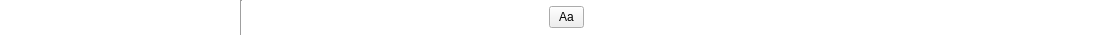
<?xml version="1.0" encoding="UTF-8"?>
<ui version="4.0">
 <class>QuickAccessBar</class>
 <widget class="QWidget" name="QuickAccessBar">
  <property name="geometry">
   <rect>
    <x>0</x>
    <y>0</y>
    <width>1100</width>
    <height>35</height>
   </rect>
  </property>
  <property name="sizePolicy">
   <sizepolicy hsizetype="Preferred" vsizetype="Preferred">
    <horstretch>0</horstretch>
    <verstretch>0</verstretch>
   </sizepolicy>
  </property>
  <property name="styleSheet">
   <string notr="true">QPushButton, QComboBox {
border-image: url(:/talipot/gui/ui/btn_26.png) 4;
border-width: 4;
padding: 0px 6px;
font-size: 12px;
}
QPushButton::flat {
border-width: 0;
background-color: transparent;
}
QPushButton, QComboBox, QLabel {
color: black;
}
QPushButton:hover, QComboBox:hover {
border-image: url(:/talipot/gui/ui/btn_26_hover.png) 4;
border-width: 4;
}
QPushButton:disabled, QComboBox::disabled {
color:gray;
}
QPushButton:pressed{
border-image: url(:/talipot/gui/ui/btn_26_pressed.png) 4;
}
QPushButton::menu-indicator{
subcontrol-origin: margin;
subcontrol-position: center right;
right: 4px;
}
QPushButton {
outline: none;
margin: 2
}
QComboBox::down-arrow {
image: url(:/talipot/gui/ui/combobox_arrow.png);
}
QComboBox:drop-down {
subcontrol-origin: padding;
subcontrol-position: top right;
border-left-style: none;
border-top-right-radius: 1px;
border-bottom-right-radius: 1px;
}
 QComboBox QAbstractItemView {
subcontrol-origin: padding;
subcontrol-position: top right;
 }
#scrollAreaWidgetContents, #SceneConfigWidget {
background-color: white;
border: 0px;
}
QScrollArea {
border: 0px;
}
QFrame[ section=&quot;true&quot; ] {
border-top: 1px solid #D9D9D9;
padding-top: 20px;
}
QFrame[ subsection = &quot;true&quot; ] {
border-top: 1px solid #D9D9D9;
padding-top: 5px;
background-color: #F4F4F4;
}
#QuickAccessBar {
background-color: rgba(255,255,255,100);
}</string>
  </property>
  <layout class="QHBoxLayout" name="horizontalLayout">
   <property name="spacing">
    <number>4</number>
   </property>
   <property name="leftMargin">
    <number>0</number>
   </property>
   <property name="topMargin">
    <number>0</number>
   </property>
   <property name="rightMargin">
    <number>0</number>
   </property>
   <property name="bottomMargin">
    <number>0</number>
   </property>
   <item>
    <widget class="QPushButton" name="screenshotButton">
     <property name="minimumSize">
      <size>
       <width>26</width>
       <height>26</height>
      </size>
     </property>
     <property name="maximumSize">
      <size>
       <width>26</width>
       <height>26</height>
      </size>
     </property>
     <property name="toolTip">
      <string>Take a snapshot</string>
     </property>
     <property name="statusTip">
      <string>Save a snapshot of the current graph into an image file</string>
     </property>
     <property name="text">
      <string/>
     </property>
     <property name="icon">
      <iconset resource="../resources/TalipotGUIResource.qrc">
       <normaloff>:/talipot/gui/icons/20/camera-photo.png</normaloff>:/talipot/gui/icons/20/camera-photo.png</iconset>
     </property>
     <property name="iconSize">
      <size>
       <width>20</width>
       <height>20</height>
      </size>
     </property>
     <property name="flat">
      <bool>true</bool>
     </property>
    </widget>
   </item>
   <item>
    <widget class="tlp::ColorButton" name="backgroundColorButton">
     <property name="minimumSize">
      <size>
       <width>26</width>
       <height>26</height>
      </size>
     </property>
     <property name="maximumSize">
      <size>
       <width>26</width>
       <height>26</height>
      </size>
     </property>
     <property name="toolTip">
      <string>Set scene background color</string>
     </property>
     <property name="text">
      <string/>
     </property>
     <property name="flat">
      <bool>true</bool>
     </property>
    </widget>
   </item>
   <item>
    <widget class="QPushButton" name="colorInterpolationToggle">
     <property name="maximumSize">
      <size>
       <width>26</width>
       <height>26</height>
      </size>
     </property>
     <property name="toolTip">
      <string>Toggle edge color interpolation</string>
     </property>
     <property name="statusTip">
      <string>Toggle interpolation on edges color between source and target node</string>
     </property>
     <property name="text">
      <string/>
     </property>
     <property name="icon">
      <iconset resource="../resources/TalipotGUIResource.qrc">
       <normaloff>:/talipot/gui/icons/20/color_interpolation_disabled.png</normaloff>
       <normalon>:/talipot/gui/icons/20/color_interpolation_enabled.png</normalon>:/talipot/gui/icons/20/color_interpolation_disabled.png</iconset>
     </property>
     <property name="iconSize">
      <size>
       <width>20</width>
       <height>20</height>
      </size>
     </property>
     <property name="checkable">
      <bool>true</bool>
     </property>
     <property name="flat">
      <bool>true</bool>
     </property>
    </widget>
   </item>
   <item>
    <widget class="QPushButton" name="sizeInterpolationToggle">
     <property name="maximumSize">
      <size>
       <width>26</width>
       <height>26</height>
      </size>
     </property>
     <property name="toolTip">
      <string>Toggle edge size interpolation</string>
     </property>
     <property name="statusTip">
      <string>Toggle interpolation on edges size between source and target node</string>
     </property>
     <property name="text">
      <string/>
     </property>
     <property name="icon">
      <iconset resource="../resources/TalipotGUIResource.qrc">
       <normaloff>:/talipot/gui/icons/20/size_interpolation_disabled.png</normaloff>
       <normalon>:/talipot/gui/icons/20/size_interpolation_enabled.png</normalon>:/talipot/gui/icons/20/size_interpolation_disabled.png</iconset>
     </property>
     <property name="iconSize">
      <size>
       <width>20</width>
       <height>20</height>
      </size>
     </property>
     <property name="checkable">
      <bool>true</bool>
     </property>
     <property name="flat">
      <bool>true</bool>
     </property>
    </widget>
   </item>
   <item>
    <widget class="QPushButton" name="showEdgesToggle">
     <property name="minimumSize">
      <size>
       <width>26</width>
       <height>26</height>
      </size>
     </property>
     <property name="maximumSize">
      <size>
       <width>26</width>
       <height>26</height>
      </size>
     </property>
     <property name="toolTip">
      <string>Show/Hide edges</string>
     </property>
     <property name="statusTip">
      <string>Toggle edges display</string>
     </property>
     <property name="text">
      <string/>
     </property>
     <property name="icon">
      <iconset resource="../resources/TalipotGUIResource.qrc">
       <normaloff>:/talipot/gui/icons/20/edges_disabled.png</normaloff>
       <normalon>:/talipot/gui/icons/20/edges_enabled.png</normalon>:/talipot/gui/icons/20/edges_disabled.png</iconset>
     </property>
     <property name="iconSize">
      <size>
       <width>20</width>
       <height>20</height>
      </size>
     </property>
     <property name="checkable">
      <bool>true</bool>
     </property>
     <property name="flat">
      <bool>true</bool>
     </property>
    </widget>
   </item>
   <item>
    <widget class="QPushButton" name="showNodesToggle">
     <property name="minimumSize">
      <size>
       <width>26</width>
       <height>26</height>
      </size>
     </property>
     <property name="maximumSize">
      <size>
       <width>26</width>
       <height>26</height>
      </size>
     </property>
     <property name="toolTip">
      <string>Show/Hide nodes</string>
     </property>
     <property name="statusTip">
      <string>Toggle nodes display</string>
     </property>
     <property name="text">
      <string/>
     </property>
     <property name="icon">
      <iconset resource="../resources/TalipotGUIResource.qrc">
       <normaloff>:/talipot/gui/icons/20/nodes_disabled.png</normaloff>
       <normalon>:/talipot/gui/icons/20/nodes_enabled.png</normalon>:/talipot/gui/icons/20/nodes_disabled.png</iconset>
     </property>
     <property name="iconSize">
      <size>
       <width>20</width>
       <height>20</height>
      </size>
     </property>
     <property name="checkable">
      <bool>true</bool>
     </property>
     <property name="flat">
      <bool>true</bool>
     </property>
    </widget>
   </item>
   <item>
    <widget class="QPushButton" name="showLabelsToggle">
     <property name="maximumSize">
      <size>
       <width>26</width>
       <height>26</height>
      </size>
     </property>
     <property name="toolTip">
      <string>Show/Hide node labels</string>
     </property>
     <property name="statusTip">
      <string>Toggle labels display</string>
     </property>
     <property name="text">
      <string/>
     </property>
     <property name="icon">
      <iconset resource="../resources/TalipotGUIResource.qrc">
       <normaloff>:/talipot/gui/icons/20/labels_disabled.png</normaloff>
       <normalon>:/talipot/gui/icons/20/labels_enabled.png</normalon>:/talipot/gui/icons/20/labels_disabled.png</iconset>
     </property>
     <property name="iconSize">
      <size>
       <width>20</width>
       <height>20</height>
      </size>
     </property>
     <property name="checkable">
      <bool>true</bool>
     </property>
     <property name="flat">
      <bool>true</bool>
     </property>
    </widget>
   </item>
   <item>
    <widget class="QPushButton" name="labelsScaledToggle">
     <property name="maximumSize">
      <size>
       <width>26</width>
       <height>26</height>
      </size>
     </property>
     <property name="toolTip">
      <string>Labels size fit or not to nodes size</string>
     </property>
     <property name="statusTip">
      <string>Labels size fit or not to nodes size</string>
     </property>
     <property name="text">
      <string/>
     </property>
     <property name="icon">
      <iconset resource="../resources/TalipotGUIResource.qrc">
       <normaloff>:/talipot/gui/icons/20/labels_scaled_disabled.png</normaloff>
       <normalon>:/talipot/gui/icons/20/labels_scaled_enabled.png</normalon>:/talipot/gui/icons/20/labels_scaled_disabled.png</iconset>
     </property>
     <property name="iconSize">
      <size>
       <width>20</width>
       <height>20</height>
      </size>
     </property>
     <property name="checkable">
      <bool>true</bool>
     </property>
     <property name="flat">
      <bool>true</bool>
     </property>
    </widget>
   </item>
   <item>
    <widget class="Line" name="sep3">
     <property name="orientation">
      <enum>Qt::Vertical</enum>
     </property>
    </widget>
   </item>
   <item>
    <widget class="tlp::ChooseColorButton" name="nodeColorButton">
     <property name="minimumSize">
      <size>
       <width>26</width>
       <height>26</height>
      </size>
     </property>
     <property name="maximumSize">
      <size>
       <width>26</width>
       <height>26</height>
      </size>
     </property>
     <property name="toolTip">
      <string>Set color of selected nodes if any, of all nodes if not</string>
     </property>
     <property name="text">
      <string/>
     </property>
     <property name="icon">
      <iconset resource="../resources/TalipotGUIResource.qrc">
       <normaloff>:/talipot/gui/icons/20/set_node_color.png</normaloff>:/talipot/gui/icons/20/set_node_color.png</iconset>
     </property>
     <property name="iconSize">
      <size>
       <width>20</width>
       <height>20</height>
      </size>
     </property>
     <property name="flat">
      <bool>true</bool>
     </property>
    </widget>
   </item>
   <item>
    <widget class="tlp::ChooseColorButton" name="edgeColorButton">
     <property name="minimumSize">
      <size>
       <width>26</width>
       <height>26</height>
      </size>
     </property>
     <property name="maximumSize">
      <size>
       <width>26</width>
       <height>26</height>
      </size>
     </property>
     <property name="toolTip">
      <string>Set color of selected edges if any, of all edges if not</string>
     </property>
     <property name="text">
      <string/>
     </property>
     <property name="icon">
      <iconset resource="../resources/TalipotGUIResource.qrc">
       <normaloff>:/talipot/gui/icons/20/set_edge_color.png</normaloff>:/talipot/gui/icons/20/set_edge_color.png</iconset>
     </property>
     <property name="iconSize">
      <size>
       <width>20</width>
       <height>20</height>
      </size>
     </property>
     <property name="flat">
      <bool>true</bool>
     </property>
    </widget>
   </item>
   <item>
    <widget class="tlp::ChooseColorButton" name="nodeBorderColorButton">
     <property name="minimumSize">
      <size>
       <width>26</width>
       <height>26</height>
      </size>
     </property>
     <property name="maximumSize">
      <size>
       <width>26</width>
       <height>26</height>
      </size>
     </property>
     <property name="toolTip">
      <string>Set border color of selected nodes if any, of all nodes if not</string>
     </property>
     <property name="text">
      <string/>
     </property>
     <property name="icon">
      <iconset resource="../resources/TalipotGUIResource.qrc">
       <normaloff>:/talipot/gui/icons/20/set_node_border_color.png</normaloff>:/talipot/gui/icons/20/set_node_border_color.png</iconset>
     </property>
     <property name="iconSize">
      <size>
       <width>20</width>
       <height>20</height>
      </size>
     </property>
     <property name="flat">
      <bool>true</bool>
     </property>
    </widget>
   </item>
   <item>
    <widget class="tlp::ChooseColorButton" name="edgeBorderColorButton">
     <property name="minimumSize">
      <size>
       <width>26</width>
       <height>26</height>
      </size>
     </property>
     <property name="maximumSize">
      <size>
       <width>26</width>
       <height>26</height>
      </size>
     </property>
     <property name="toolTip">
      <string>Set border color of selected edges if any, of all edges if not</string>
     </property>
     <property name="text">
      <string/>
     </property>
     <property name="icon">
      <iconset resource="../resources/TalipotGUIResource.qrc">
       <normaloff>:/talipot/gui/icons/20/set_edge_border_color.png</normaloff>:/talipot/gui/icons/20/set_edge_border_color.png</iconset>
     </property>
     <property name="iconSize">
      <size>
       <width>20</width>
       <height>20</height>
      </size>
     </property>
     <property name="flat">
      <bool>true</bool>
     </property>
    </widget>
   </item>
   <item>
    <widget class="QPushButton" name="nodeShapeButton">
     <property name="minimumSize">
      <size>
       <width>26</width>
       <height>26</height>
      </size>
     </property>
     <property name="maximumSize">
      <size>
       <width>26</width>
       <height>26</height>
      </size>
     </property>
     <property name="toolTip">
      <string>Set shape of selected nodes if any, of all nodes if not</string>
     </property>
     <property name="text">
      <string/>
     </property>
     <property name="icon">
      <iconset resource="../resources/TalipotGUIResource.qrc">
       <normaloff>:/talipot/gui/icons/20/set_node_shape.png</normaloff>:/talipot/gui/icons/20/set_node_shape.png</iconset>
     </property>
     <property name="iconSize">
      <size>
       <width>20</width>
       <height>20</height>
      </size>
     </property>
     <property name="flat">
      <bool>true</bool>
     </property>
    </widget>
   </item>
   <item>
    <widget class="QPushButton" name="edgeShapeButton">
     <property name="minimumSize">
      <size>
       <width>26</width>
       <height>26</height>
      </size>
     </property>
     <property name="maximumSize">
      <size>
       <width>26</width>
       <height>26</height>
      </size>
     </property>
     <property name="toolTip">
      <string>Set shape of selected edges if any, of all edges if not</string>
     </property>
     <property name="text">
      <string/>
     </property>
     <property name="icon">
      <iconset resource="../resources/TalipotGUIResource.qrc">
       <normaloff>:/talipot/gui/icons/20/set_edge_shape.png</normaloff>:/talipot/gui/icons/20/set_edge_shape.png</iconset>
     </property>
     <property name="iconSize">
      <size>
       <width>20</width>
       <height>20</height>
      </size>
     </property>
     <property name="flat">
      <bool>true</bool>
     </property>
    </widget>
   </item>
   <item>
    <widget class="QPushButton" name="nodeSizeButton">
     <property name="minimumSize">
      <size>
       <width>26</width>
       <height>26</height>
      </size>
     </property>
     <property name="maximumSize">
      <size>
       <width>26</width>
       <height>26</height>
      </size>
     </property>
     <property name="toolTip">
      <string>Set size of selected nodes if any, of all nodes if not</string>
     </property>
     <property name="text">
      <string/>
     </property>
     <property name="icon">
      <iconset resource="../resources/TalipotGUIResource.qrc">
       <normaloff>:/talipot/gui/icons/20/set_node_size.png</normaloff>:/talipot/gui/icons/20/set_node_size.png</iconset>
     </property>
     <property name="iconSize">
      <size>
       <width>20</width>
       <height>20</height>
      </size>
     </property>
     <property name="flat">
      <bool>true</bool>
     </property>
    </widget>
   </item>
   <item>
    <widget class="QPushButton" name="edgeSizeButton">
     <property name="minimumSize">
      <size>
       <width>26</width>
       <height>26</height>
      </size>
     </property>
     <property name="maximumSize">
      <size>
       <width>26</width>
       <height>26</height>
      </size>
     </property>
     <property name="toolTip">
      <string>Set size of selected edges if any, of all edges if not</string>
     </property>
     <property name="text">
      <string/>
     </property>
     <property name="icon">
      <iconset resource="../resources/TalipotGUIResource.qrc">
       <normaloff>:/talipot/gui/icons/20/set_edge_size.png</normaloff>:/talipot/gui/icons/20/set_edge_size.png</iconset>
     </property>
     <property name="iconSize">
      <size>
       <width>20</width>
       <height>20</height>
      </size>
     </property>
     <property name="flat">
      <bool>true</bool>
     </property>
    </widget>
   </item>
   <item>
    <widget class="tlp::ChooseColorButton" name="labelColorButton">
     <property name="minimumSize">
      <size>
       <width>26</width>
       <height>26</height>
      </size>
     </property>
     <property name="maximumSize">
      <size>
       <width>26</width>
       <height>26</height>
      </size>
     </property>
     <property name="toolTip">
      <string>Set label color of selected elements if any, of all elements if not</string>
     </property>
     <property name="text">
      <string/>
     </property>
     <property name="icon">
      <iconset resource="../resources/TalipotGUIResource.qrc">
       <normaloff>:/talipot/gui/icons/20/set_label_color.png</normaloff>:/talipot/gui/icons/20/set_label_color.png</iconset>
     </property>
     <property name="iconSize">
      <size>
       <width>20</width>
       <height>20</height>
      </size>
     </property>
     <property name="flat">
      <bool>true</bool>
     </property>
    </widget>
   </item>
   <item>
    <widget class="QPushButton" name="labelPositionButton">
     <property name="minimumSize">
      <size>
       <width>26</width>
       <height>26</height>
      </size>
     </property>
     <property name="maximumSize">
      <size>
       <width>26</width>
       <height>26</height>
      </size>
     </property>
     <property name="toolTip">
      <string>Set label position of selected nodes if any, of all nodes if not</string>
     </property>
     <property name="text">
      <string/>
     </property>
     <property name="icon">
      <iconset resource="../resources/TalipotGUIResource.qrc">
       <normaloff>:/talipot/gui/icons/20/set_label_position.png</normaloff>:/talipot/gui/icons/20/set_label_position.png</iconset>
     </property>
     <property name="iconSize">
      <size>
       <width>20</width>
       <height>20</height>
      </size>
     </property>
     <property name="flat">
      <bool>true</bool>
     </property>
    </widget>
   </item>
   <item>
    <widget class="QPushButton" name="fontButton">
     <property name="sizePolicy">
      <sizepolicy hsizetype="Preferred" vsizetype="Fixed">
       <horstretch>0</horstretch>
       <verstretch>0</verstretch>
      </sizepolicy>
     </property>
     <property name="maximumSize">
      <size>
       <width>200</width>
       <height>16777215</height>
      </size>
     </property>
     <property name="toolTip">
      <string>Set font of elements labels</string>
     </property>
     <property name="statusTip">
      <string>Change font for labels</string>
     </property>
     <property name="text">
      <string>Aa</string>
     </property>
    </widget>
   </item>
   <item>
    <spacer name="horizontalSpacer">
     <property name="orientation">
      <enum>Qt::Horizontal</enum>
     </property>
     <property name="sizeHint" stdset="0">
      <size>
       <width>40</width>
       <height>20</height>
      </size>
     </property>
    </spacer>
   </item>
   <item>
    <widget class="QPushButton" name="edgesColorCaptionButton">
     <property name="minimumSize">
      <size>
       <width>26</width>
       <height>26</height>
      </size>
     </property>
     <property name="maximumSize">
      <size>
       <width>26</width>
       <height>26</height>
      </size>
     </property>
     <property name="toolTip">
      <string>Show/Hide the caption of the edges color metric mapping</string>
     </property>
     <property name="statusTip">
      <string>Show/Hide edges color caption</string>
     </property>
     <property name="text">
      <string/>
     </property>
     <property name="icon">
      <iconset resource="../resources/TalipotGUIResource.qrc">
       <normaloff>:/talipot/gui/icons/20/edge_color_interpolation.png</normaloff>:/talipot/gui/icons/20/edge_color_interpolation.png</iconset>
     </property>
     <property name="iconSize">
      <size>
       <width>20</width>
       <height>20</height>
      </size>
     </property>
     <property name="checkable">
      <bool>true</bool>
     </property>
     <property name="flat">
      <bool>true</bool>
     </property>
    </widget>
   </item>
   <item>
    <widget class="QPushButton" name="nodesColorCaptionButton">
     <property name="minimumSize">
      <size>
       <width>26</width>
       <height>26</height>
      </size>
     </property>
     <property name="maximumSize">
      <size>
       <width>26</width>
       <height>26</height>
      </size>
     </property>
     <property name="toolTip">
      <string>Show/Hide the caption of the nodes color metric mapping</string>
     </property>
     <property name="statusTip">
      <string>Show/Hide nodes color caption</string>
     </property>
     <property name="text">
      <string/>
     </property>
     <property name="icon">
      <iconset resource="../resources/TalipotGUIResource.qrc">
       <normaloff>:/talipot/gui/icons/20/node_color_interpolation.png</normaloff>:/talipot/gui/icons/20/node_color_interpolation.png</iconset>
     </property>
     <property name="iconSize">
      <size>
       <width>20</width>
       <height>20</height>
      </size>
     </property>
     <property name="checkable">
      <bool>true</bool>
     </property>
     <property name="flat">
      <bool>true</bool>
     </property>
    </widget>
   </item>
   <item>
    <widget class="QPushButton" name="nodesSizeCaptionButton">
     <property name="minimumSize">
      <size>
       <width>26</width>
       <height>26</height>
      </size>
     </property>
     <property name="maximumSize">
      <size>
       <width>26</width>
       <height>26</height>
      </size>
     </property>
     <property name="toolTip">
      <string>Show/Hide the caption of the nodes size metric mapping</string>
     </property>
     <property name="statusTip">
      <string>Show/Hide nodes size caption</string>
     </property>
     <property name="text">
      <string/>
     </property>
     <property name="icon">
      <iconset resource="../resources/TalipotGUIResource.qrc">
       <normaloff>:/talipot/gui/icons/20/node_size_interpolation.png</normaloff>:/talipot/gui/icons/20/node_size_interpolation.png</iconset>
     </property>
     <property name="iconSize">
      <size>
       <width>20</width>
       <height>20</height>
      </size>
     </property>
     <property name="checkable">
      <bool>true</bool>
     </property>
     <property name="flat">
      <bool>true</bool>
     </property>
    </widget>
   </item>
   <item>
    <widget class="QPushButton" name="edgesSizeCaptionButton">
     <property name="minimumSize">
      <size>
       <width>26</width>
       <height>26</height>
      </size>
     </property>
     <property name="maximumSize">
      <size>
       <width>26</width>
       <height>26</height>
      </size>
     </property>
     <property name="toolTip">
      <string>Show/Hide the caption of the edges size metric mapping</string>
     </property>
     <property name="statusTip">
      <string>Show/Hide edges size caption</string>
     </property>
     <property name="text">
      <string/>
     </property>
     <property name="icon">
      <iconset resource="../resources/TalipotGUIResource.qrc">
       <normaloff>:/talipot/gui/icons/20/edge_size_interpolation.png</normaloff>:/talipot/gui/icons/20/edge_size_interpolation.png</iconset>
     </property>
     <property name="iconSize">
      <size>
       <width>20</width>
       <height>20</height>
      </size>
     </property>
     <property name="checkable">
      <bool>true</bool>
     </property>
     <property name="flat">
      <bool>true</bool>
     </property>
    </widget>
   </item>
  </layout>
 </widget>
 <customwidgets>
  <customwidget>
   <class>tlp::ColorButton</class>
   <extends>QPushButton</extends>
   <header location="global">talipot/ColorButton.h</header>
   <slots>
    <signal>colorChanged(QColor)</signal>
   </slots>
  </customwidget>
  <customwidget>
   <class>tlp::ChooseColorButton</class>
   <extends>QPushButton</extends>
   <header location="global">talipot/ColorButton.h</header>
   <slots>
    <signal>colorChanged(QColor)</signal>
   </slots>
  </customwidget>
 </customwidgets>
 <resources>
  <include location="../resources/TalipotGUIResource.qrc"/>
 </resources>
 <connections>
  <connection>
   <sender>backgroundColorButton</sender>
   <signal>colorChanged(QColor)</signal>
   <receiver>QuickAccessBar</receiver>
   <slot>setBackgroundColor(QColor)</slot>
   <hints>
    <hint type="sourcelabel">
     <x>51</x>
     <y>16</y>
    </hint>
    <hint type="destinationlabel">
     <x>549</x>
     <y>17</y>
    </hint>
   </hints>
  </connection>
  <connection>
   <sender>colorInterpolationToggle</sender>
   <signal>clicked(bool)</signal>
   <receiver>QuickAccessBar</receiver>
   <slot>setColorInterpolation(bool)</slot>
   <hints>
    <hint type="sourcelabel">
     <x>130</x>
     <y>16</y>
    </hint>
    <hint type="destinationlabel">
     <x>549</x>
     <y>17</y>
    </hint>
   </hints>
  </connection>
  <connection>
   <sender>sizeInterpolationToggle</sender>
   <signal>clicked(bool)</signal>
   <receiver>QuickAccessBar</receiver>
   <slot>setSizeInterpolation(bool)</slot>
   <hints>
    <hint type="sourcelabel">
     <x>130</x>
     <y>16</y>
    </hint>
    <hint type="destinationlabel">
     <x>549</x>
     <y>17</y>
    </hint>
   </hints>
  </connection>
  <connection>
   <sender>labelColorButton</sender>
   <signal>colorChanged(QColor)</signal>
   <receiver>QuickAccessBar</receiver>
   <slot>setLabelColor(QColor)</slot>
   <hints>
    <hint type="sourcelabel">
     <x>404</x>
     <y>16</y>
    </hint>
    <hint type="destinationlabel">
     <x>549</x>
     <y>17</y>
    </hint>
   </hints>
  </connection>
  <connection>
   <sender>nodesColorCaptionButton</sender>
   <signal>clicked(bool)</signal>
   <receiver>QuickAccessBar</receiver>
   <slot>showHideNodesColorCaption(bool)</slot>
   <hints>
    <hint type="sourcelabel">
     <x>15</x>
     <y>16</y>
    </hint>
    <hint type="destinationlabel">
     <x>549</x>
     <y>17</y>
    </hint>
   </hints>
  </connection>
  <connection>
   <sender>nodesSizeCaptionButton</sender>
   <signal>clicked(bool)</signal>
   <receiver>QuickAccessBar</receiver>
   <slot>showHideNodesSizeCaption(bool)</slot>
   <hints>
    <hint type="sourcelabel">
     <x>15</x>
     <y>16</y>
    </hint>
    <hint type="destinationlabel">
     <x>549</x>
     <y>17</y>
    </hint>
   </hints>
  </connection>
  <connection>
   <sender>edgesColorCaptionButton</sender>
   <signal>clicked(bool)</signal>
   <receiver>QuickAccessBar</receiver>
   <slot>showHideEdgesColorCaption(bool)</slot>
   <hints>
    <hint type="sourcelabel">
     <x>15</x>
     <y>16</y>
    </hint>
    <hint type="destinationlabel">
     <x>549</x>
     <y>17</y>
    </hint>
   </hints>
  </connection>
  <connection>
   <sender>edgesSizeCaptionButton</sender>
   <signal>clicked(bool)</signal>
   <receiver>QuickAccessBar</receiver>
   <slot>showHideEdgesSizeCaption(bool)</slot>
   <hints>
    <hint type="sourcelabel">
     <x>15</x>
     <y>16</y>
    </hint>
    <hint type="destinationlabel">
     <x>549</x>
     <y>17</y>
    </hint>
   </hints>
  </connection>
  <connection>
   <sender>showEdgesToggle</sender>
   <signal>clicked(bool)</signal>
   <receiver>QuickAccessBar</receiver>
   <slot>setEdgesVisible(bool)</slot>
   <hints>
    <hint type="sourcelabel">
     <x>166</x>
     <y>16</y>
    </hint>
    <hint type="destinationlabel">
     <x>549</x>
     <y>17</y>
    </hint>
   </hints>
  </connection>
  <connection>
   <sender>showLabelsToggle</sender>
   <signal>clicked(bool)</signal>
   <receiver>QuickAccessBar</receiver>
   <slot>setLabelsVisible(bool)</slot>
   <hints>
    <hint type="sourcelabel">
     <x>440</x>
     <y>16</y>
    </hint>
    <hint type="destinationlabel">
     <x>549</x>
     <y>17</y>
    </hint>
   </hints>
  </connection>
  <connection>
   <sender>labelsScaledToggle</sender>
   <signal>clicked(bool)</signal>
   <receiver>QuickAccessBar</receiver>
   <slot>setLabelsScaled(bool)</slot>
   <hints>
    <hint type="sourcelabel">
     <x>440</x>
     <y>16</y>
    </hint>
    <hint type="destinationlabel">
     <x>549</x>
     <y>17</y>
    </hint>
   </hints>
  </connection>
  <connection>
   <sender>fontButton</sender>
   <signal>clicked()</signal>
   <receiver>QuickAccessBar</receiver>
   <slot>selectFont()</slot>
   <hints>
    <hint type="sourcelabel">
     <x>605</x>
     <y>16</y>
    </hint>
    <hint type="destinationlabel">
     <x>549</x>
     <y>17</y>
    </hint>
   </hints>
  </connection>
  <connection>
   <sender>screenshotButton</sender>
   <signal>clicked()</signal>
   <receiver>QuickAccessBar</receiver>
   <slot>takeSnapshot()</slot>
   <hints>
    <hint type="sourcelabel">
     <x>15</x>
     <y>16</y>
    </hint>
    <hint type="destinationlabel">
     <x>549</x>
     <y>17</y>
    </hint>
   </hints>
  </connection>
  <connection>
   <sender>nodeColorButton</sender>
   <signal>colorChanged(QColor)</signal>
   <receiver>QuickAccessBar</receiver>
   <slot>setNodeColor(QColor)</slot>
   <hints>
    <hint type="sourcelabel">
     <x>353</x>
     <y>16</y>
    </hint>
    <hint type="destinationlabel">
     <x>549</x>
     <y>17</y>
    </hint>
   </hints>
  </connection>
  <connection>
   <sender>edgeColorButton</sender>
   <signal>colorChanged(QColor)</signal>
   <receiver>QuickAccessBar</receiver>
   <slot>setEdgeColor(QColor)</slot>
   <hints>
    <hint type="sourcelabel">
     <x>353</x>
     <y>16</y>
    </hint>
    <hint type="destinationlabel">
     <x>549</x>
     <y>17</y>
    </hint>
   </hints>
  </connection>
  <connection>
   <sender>nodeBorderColorButton</sender>
   <signal>colorChanged(QColor)</signal>
   <receiver>QuickAccessBar</receiver>
   <slot>setNodeBorderColor(QColor)</slot>
   <hints>
    <hint type="sourcelabel">
     <x>353</x>
     <y>16</y>
    </hint>
    <hint type="destinationlabel">
     <x>549</x>
     <y>17</y>
    </hint>
   </hints>
  </connection>
  <connection>
   <sender>edgeBorderColorButton</sender>
   <signal>colorChanged(QColor)</signal>
   <receiver>QuickAccessBar</receiver>
   <slot>setEdgeBorderColor(QColor)</slot>
   <hints>
    <hint type="sourcelabel">
     <x>353</x>
     <y>16</y>
    </hint>
    <hint type="destinationlabel">
     <x>549</x>
     <y>17</y>
    </hint>
   </hints>
  </connection>
  <connection>
   <sender>nodeShapeButton</sender>
   <signal>clicked()</signal>
   <receiver>QuickAccessBar</receiver>
   <slot>setNodeShape()</slot>
   <hints>
    <hint type="sourcelabel">
     <x>15</x>
     <y>16</y>
    </hint>
    <hint type="destinationlabel">
     <x>549</x>
     <y>17</y>
    </hint>
   </hints>
  </connection>
  <connection>
   <sender>edgeShapeButton</sender>
   <signal>clicked()</signal>
   <receiver>QuickAccessBar</receiver>
   <slot>setEdgeShape()</slot>
   <hints>
    <hint type="sourcelabel">
     <x>15</x>
     <y>16</y>
    </hint>
    <hint type="destinationlabel">
     <x>549</x>
     <y>17</y>
    </hint>
   </hints>
  </connection>
  <connection>
   <sender>nodeSizeButton</sender>
   <signal>clicked()</signal>
   <receiver>QuickAccessBar</receiver>
   <slot>setNodeSize()</slot>
   <hints>
    <hint type="sourcelabel">
     <x>15</x>
     <y>16</y>
    </hint>
    <hint type="destinationlabel">
     <x>549</x>
     <y>17</y>
    </hint>
   </hints>
  </connection>
  <connection>
   <sender>edgeSizeButton</sender>
   <signal>clicked()</signal>
   <receiver>QuickAccessBar</receiver>
   <slot>setEdgeSize()</slot>
   <hints>
    <hint type="sourcelabel">
     <x>15</x>
     <y>16</y>
    </hint>
    <hint type="destinationlabel">
     <x>549</x>
     <y>17</y>
    </hint>
   </hints>
  </connection>
  <connection>
   <sender>labelPositionButton</sender>
   <signal>clicked()</signal>
   <receiver>QuickAccessBar</receiver>
   <slot>setNodeLabelPosition()</slot>
   <hints>
    <hint type="sourcelabel">
     <x>605</x>
     <y>16</y>
    </hint>
    <hint type="destinationlabel">
     <x>549</x>
     <y>17</y>
    </hint>
   </hints>
  </connection>
  <connection>
   <sender>showNodesToggle</sender>
   <signal>clicked(bool)</signal>
   <receiver>QuickAccessBar</receiver>
   <slot>setNodesVisible(bool)</slot>
   <hints>
    <hint type="sourcelabel">
     <x>289</x>
     <y>16</y>
    </hint>
    <hint type="destinationlabel">
     <x>549</x>
     <y>17</y>
    </hint>
   </hints>
  </connection>
 </connections>
 <slots>
  <slot>showHideNodesColorCaption()</slot>
  <slot>showHideNodesSizeCaption()</slot>
  <slot>showHideEdgesColorCaption()</slot>
  <slot>showHideEdgesSizeCaption()</slot>
  <slot>takeSnapshot()</slot>
  <slot>setBackgroundColor(QColor)</slot>
  <slot>setColorInterpolation(bool)</slot>
  <slot>scaleFont(int)</slot>
  <slot>setLabelColor(QColor)</slot>
  <slot>setNodeColor(QColor)</slot>
  <slot>setEdgeColor(QColor)</slot>
  <slot>setNodeBorderColor(QColor)</slot>
  <slot>setEdgeBorderColor(QColor)</slot>
  <slot>setNodeShape()</slot>
  <slot>setEdgeShape()</slot>
  <slot>setNodeSize()</slot>
  <slot>setEdgeSize()</slot>
  <slot>scaleNodes(int)</slot>
  <slot>setEdgesVisible(bool)</slot>
  <slot>setLabelsVisible(bool)</slot>
  <slot>selectFont()</slot>
  <slot>setNodesVisible(bool)</slot>
 </slots>
</ui>
